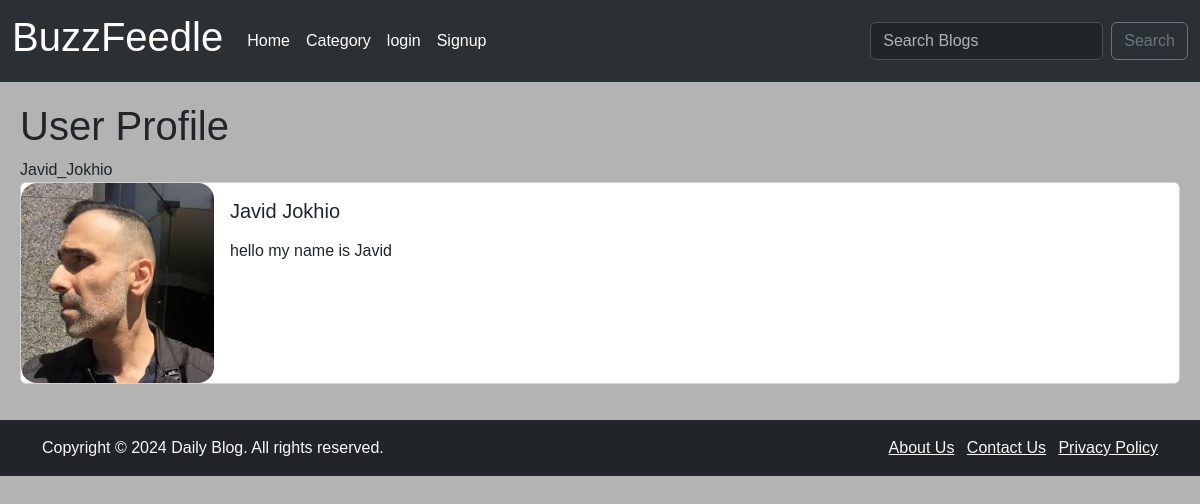
Screenshot of /members/2/profile/ with the database file from the repository.
### App/models.py (models this page shows, shortened)
class Profile(models.Model):
    user = models.OneToOneField(User, null=True, on_delete=models.CASCADE)
    bio = models.TextField()
    profile_pic = models.ImageField(null=True, blank=True, upload_to="media/profile_pic")
    facebook_url = models.URLField(max_length=255, null=True, blank=True)
    website_url = models.URLField(max_length=255, null=True, blank=True)
    twitter_url = models.URLField(max_length=255, null=True, blank=True)
    instagram_url = models.URLField(max_length=255, null=True, blank=True)
    pinterest_url = models.URLField(max_length=255, null=True, blank=True)
    linkedin_url = models.URLField(max_length=255, null=True, blank=True)
    def __str__(self):
        return str(self.user)

### members/views.py (the view)
# urls.py: path('<int:pk>/profile/', ShowProfilePageView.as_view(), name='show_profile' ),
class ShowProfilePageView(generic.DetailView):
    model = Profile
    template_name = 'authen/user_profile.html'
    def get_context_data(self, *args, **kwargs):
        users = Profile.objects.all()
        context = super(ShowProfilePageView, self).get_context_data(*args, **kwargs)
        page_user = get_object_or_404(Profile, id=self.kwargs['pk'])
        context['page_user'] = page_user
        return context

### members/templates/authen/user_profile.html (shortened to what this page needs)
{% extends 'base.html' %}
{% load static %}
{% block content %}
<h1>User Profile</h1>
{{page_user}}
<div class="card mb-3">
    <div class="row g-0">
    <div class="col-md-2">
    {% if page_user.profile_pic %}
        <img src="{{ page_user.profile_pic.url }}" class="card-img rounded-4" width=200 height=200>
    {% else %}
        <img src="{% static 'theApp/img/profile_default.jpg' %}" class="card-img rounded-4" width=200 height=200>
    {% endif %}
    </div>
    <div class="col-md-10">
        <div class="card-body">
        <h5 class="card-title">
            {{ page_user.user.first_name }}
            {{ page_user.user.last_name }}
        </h5>
        <p class="card-text">
            {{page_user.bio}}
        </p>
        </div>
    </div>
    </div>
</div>
</div>
{% endblock %}

### App/static/css/stylesheet.css (style rules this page uses)
body { font-family: Arial, Helvetica, sans-serif; margin: 0; padding: 0; background-color: #b3b3b3; }

### rows the page displays
Profile: user.username "Javid_Jokhio", profile_pic (picture), user.first_name "Javid", user.last_name "Jokhio", bio "hello my name is Javid"
